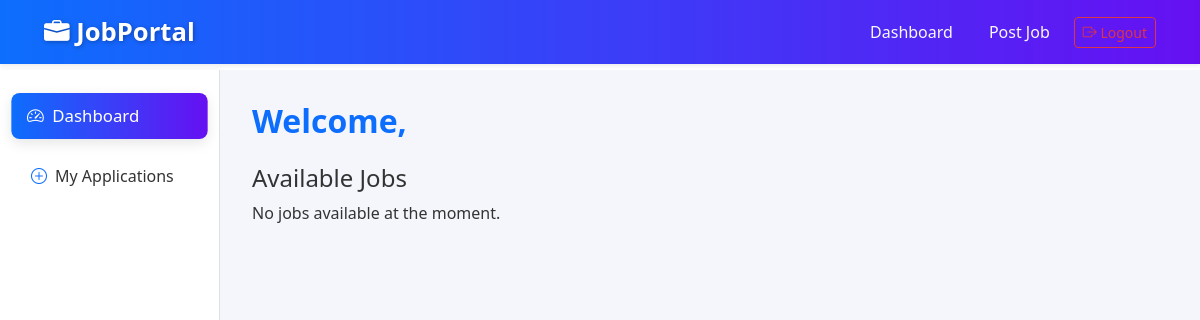
/account/dashboard/seeker/ (signed in), run on an earlier commit of the app's database.
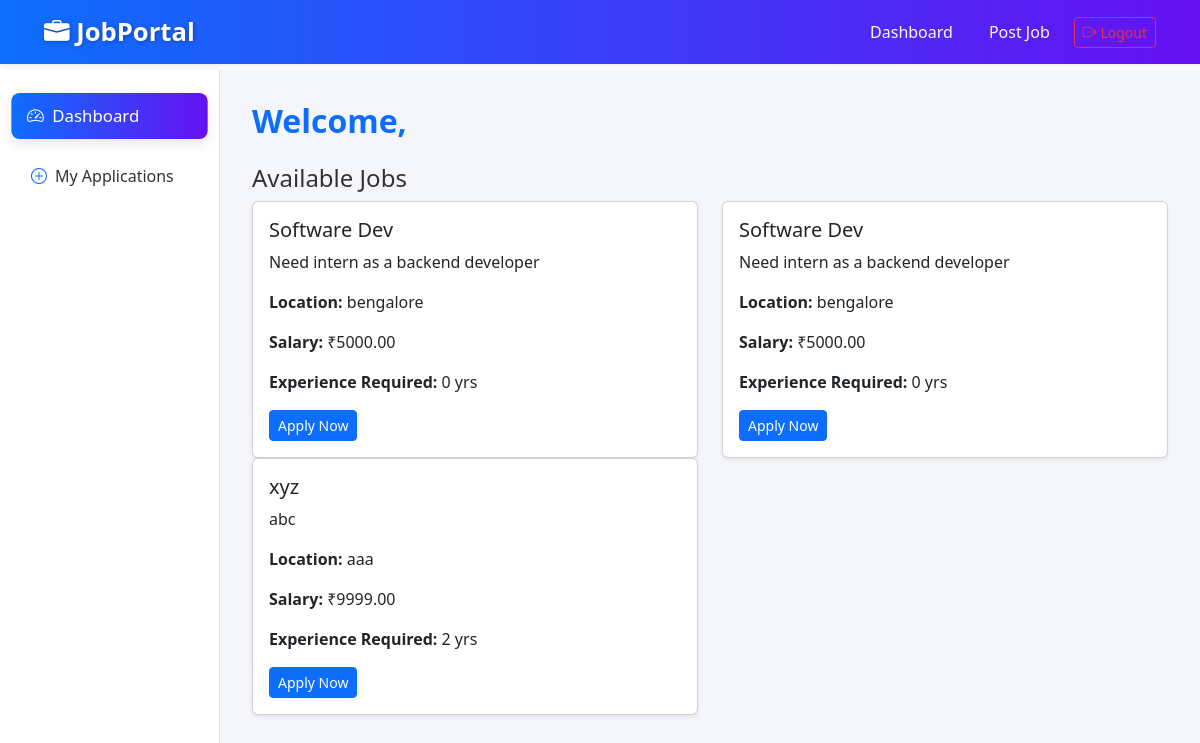
And on a later commit of the database.
### job/models.py (models this page shows, shortened)
class Job(models.Model):
    recruiter = models.ForeignKey(User, on_delete=models.CASCADE, related_name='posted_jobs')
    title = models.CharField(max_length=255)
    description = models.TextField()
    location = models.CharField(max_length=100)
    salary = models.DecimalField(max_digits=10, decimal_places=2)
    experience_required = models.IntegerField()
    created_at = models.DateTimeField(auto_now_add=True)

### account/views.py (the view)
# urls.py: path('dashboard/seeker/', seeker_dashboard_view, name='seeker-dashboard'),
@login_required
def seeker_dashboard_view(request):
     user= request.user
     applied_jobs = Application.objects.filter(seeker=user).values_list('job_id', flat=True)
     jobs = Job.objects.exclude(id__in=applied_jobs)
     context = {
        'jobs': jobs,
    }
     return render(request, 'account/seeker_dashboard.html', context)

### account/templates/account/seeker_dashboard.html (shortened to what this page needs)
{% extends 'account/dashboard_base.html' %}
{% block sidebar_links %}
<li class="nav-item"><a class="nav-link active" href="{% url 'seeker-dashboard'%}"><i class="bi bi-speedometer2"></i>Dashboard</a></li>
<li class="nav-item"><a class="nav-link" href="{% url 'my_applications'%}"><i class="bi bi-plus-circle"></i>My Applications</a></li>
{% endblock %}
{% block dashboard_content %}
<h2 class="mb-4">Welcome, {{ user.username }}</h2>
<h4>Available Jobs</h4>
{% if jobs %}
<div class="row">
  {% for job in jobs %}
  <div class="col-md-6">
    <div class="card shadow-sm">
      <div class="card-body">
        <h5 class="card-title">{{ job.title }}</h5>
        <p class="card-text">{{ job.description|truncatewords:20 }}</p>
        <p><strong>Location:</strong> {{ job.location }}</p>
        <p><strong>Salary:</strong> ₹{{ job.salary }}</p>
        <p><strong>Experience Required:</strong> {{ job.experience_required }} yrs</p>
        <form method="post" action="{% url 'apply_job' job.id %}">
          <button class="btn btn-primary btn-sm">Apply Now</button>
        </form>
      </div>
    </div>
  </div>
  {% endfor %}
</div>
{% else %}
<p>No jobs available at the moment.</p>
{% endif %}
{% endblock %}

### account/templates/account/dashboard_base.html (shortened to what this page needs)
{% load static %}
<!DOCTYPE html>
<html lang="en">
<head>
  <link href="https://cdn.jsdelivr.net/npm/bootstrap@5.3.3/dist/css/bootstrap.min.css" rel="stylesheet">
  <link href="https://cdn.jsdelivr.net/npm/bootstrap-icons@1.11.3/font/bootstrap-icons.css" rel="stylesheet">
  <link rel="stylesheet" href="{% static 'account/css/dashboard_base.css' %}?v=1.0">
</head>
<body>
  <nav class="custom-navbar navbar navbar-expand-lg shadow-sm">
    <div class="container-fluid">
      <a class="navbar-brand" href="{% url 'recruiter-dashboard' %}">
        <i class="bi bi-briefcase-fill"></i> JobPortal
      </a>
      <div class="collapse navbar-collapse justify-content-end" id="navbarNav">
        <ul class="navbar-nav align-items-center">
          {% if user.is_authenticated %}
              {% if user.is_recruiter %}
                  <li class="nav-item"><a class="nav-link" href="{% url 'recruiter-dashboard' %}">Dashboard</a></li>
                  <li class="nav-item"><a class="nav-link" href="{% url 'post_job' %}">Post Job</a></li>
              {% elif user.is_seeker %}
                  <li class="nav-item"><a class="nav-link" href="{% url 'seeker-dashboard' %}">Dashboard</a></li>
                  <li class="nav-item"><a class="nav-link" href="{% url 'my_applications'%}">My Applications</a></li>
              {% endif %}
            <li class="nav-item">
              <a class="btn btn-sm btn-outline-danger ms-3 logout-btn" href="{% url 'logout' %}">
                <i class="bi bi-box-arrow-right"></i> Logout
              </a>
            </li>
          {% endif %}
        </ul>
      </div>
    </div>
  </nav>
  <div class="dashboard-container">
    <aside class="sidebar">
      <ul class="sidebar-menu">
        {% block sidebar_links %}{% endblock %}
      </ul>
    </aside>
    <main class="dashboard-content">
      {% block dashboard_content %}{% endblock %}
    </main>
  </div>
</body>
</html>

### account/static/account/css/dashboard_base.css (style rules this page uses)
.custom-navbar { background: linear-gradient(90deg, #0d6efd, #6610f2); padding: 0.5rem 2rem; box-shadow: 0 4px 20px rgba(0,0,0,0.15); position: fixed; top: 0; left: 0; width: 100%; z-index: 1000; transition: all 0.3s ease; }
.custom-navbar .navbar-brand { font-size: 1.6rem; font-weight: 700; color: #fff; text-shadow: 1px 1px 4px rgba(0,0,0,0.3); transition: transform 0.3s ease, color 0.3s ease; }
.custom-navbar .nav-link { color: #f8f9fa !important; font-weight: 500; margin-left: 20px; position: relative; transition: all 0.3s ease; }
.custom-navbar .nav-link::after { content: ''; position: absolute; width: 0%; height: 2px; background: #ffd700; left: 0; bottom: 0; transition: width 0.3s ease; }
.dashboard-container { display: flex; margin-top: 70px; min-height: calc(100vh - 70px); background: #f4f6fc; }
.sidebar { width: 220px; background: #fff; padding: 1.5rem 1rem; box-shadow: 2px 0 8px rgba(0,0,0,0.05); border-right: 1px solid #e0e0e0; }
.sidebar-menu { list-style: none; padding: 0; }
.sidebar-menu li { margin-bottom: 1rem; }
.sidebar-menu a { text-decoration: none; display: flex; align-items: center; color: #333; font-weight: 500; padding: 10px 15px; border-radius: 8px; transition: all 0.3s ease; }
.sidebar-menu a:hover, .sidebar-menu a.active { background: linear-gradient(90deg, #0d6efd, #6610f2); color: #fff; transform: scale(1.05); box-shadow: 0 4px 12px rgba(0,0,0,0.1); }
.dashboard-content { flex: 1; padding: 2rem; background: #f4f6fc; min-height: 100vh; color: #333; transition: background 0.3s ease; }
.dashboard-content h2 { color: #0d6efd; font-weight: 600; margin-bottom: 1.5rem; }
.sidebar-menu a i { color: #0d6efd; margin-right: 8px; }
.sidebar-menu a.active i { color: #fff; }

What changed in the data, as far as the page shows it:
added Job: title "Software Dev", description "Need intern as a backend developer", location "bengalore", salary "5000.00", experience_required "0"
added Job: title "Software Dev", description "Need intern as a backend developer", location "bengalore", salary "5000.00", experience_required "0"
added Job: title "xyz", description "abc", location "aaa", salary "9999.00", experience_required "2"
Also different on the page:
text no longer shown: "No jobs available at the moment."
